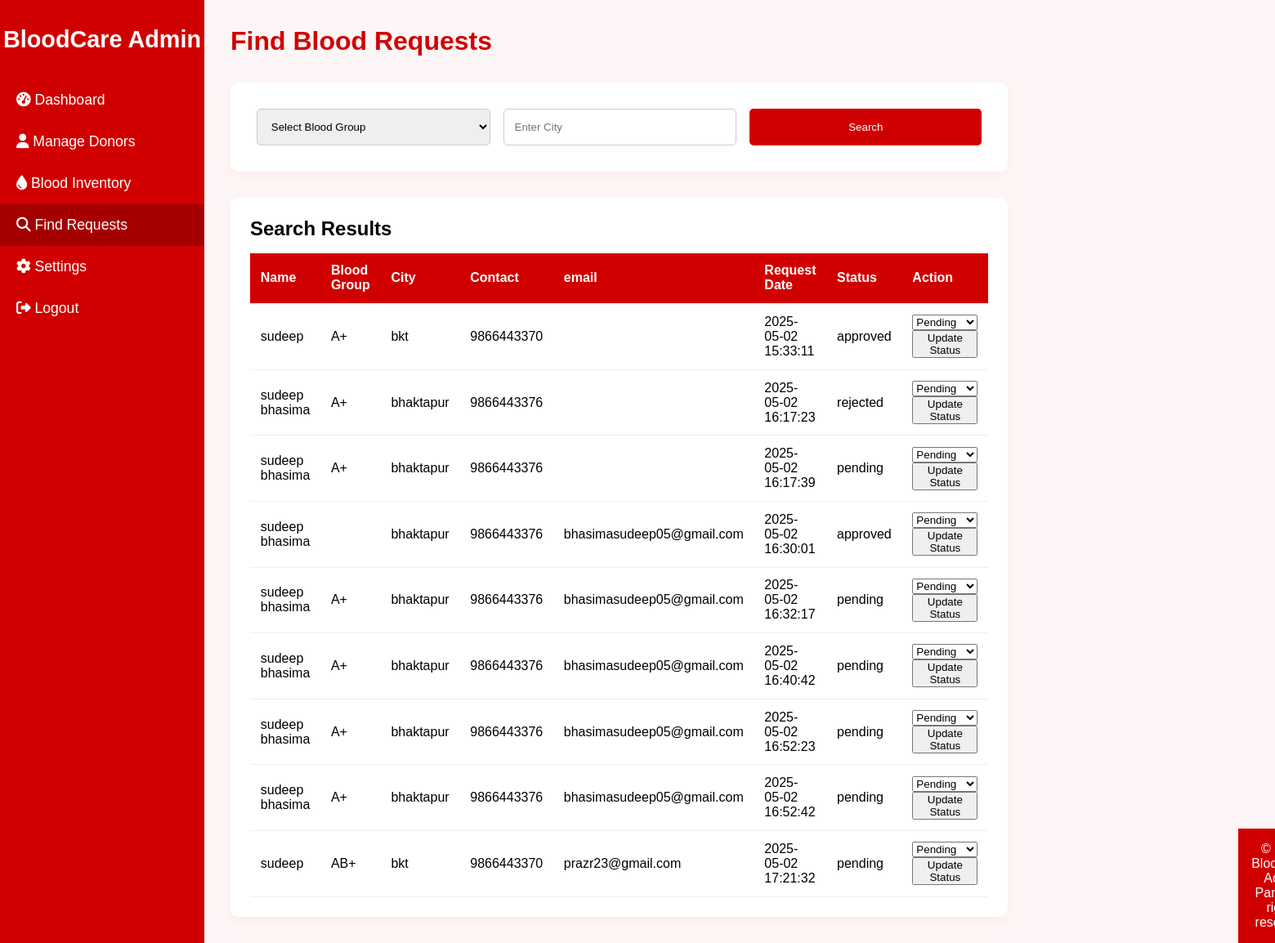
Page /finds_requests.php on the earlier database version.
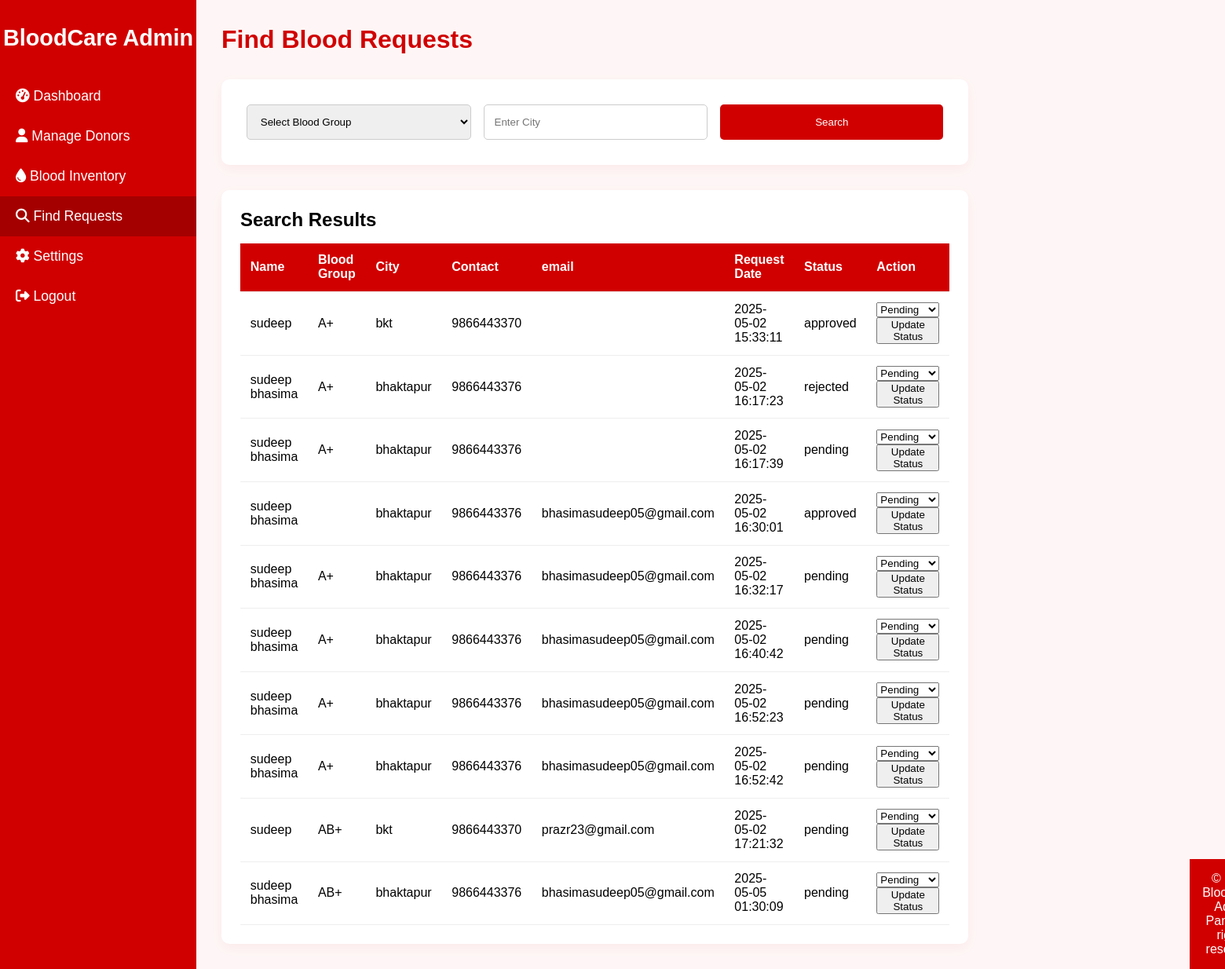
Same page on the later database version.
### tables this page shows
CREATE TABLE `blood_requests` (
  `id` int(11) NOT NULL,
  `blood_group` varchar(5) DEFAULT NULL,
  `units_requested` int(11) DEFAULT NULL,
  `user_id` int(11) DEFAULT NULL,
  `name` varchar(100) DEFAULT NULL,
  `city` varchar(100) DEFAULT NULL,
  `contact` varchar(20) DEFAULT NULL,
  `request_time` timestamp NOT NULL DEFAULT current_timestamp(),
  `status` enum('pending','approved','rejected') DEFAULT 'pending',
  `user_email` varchar(255) DEFAULT NULL
);

### finds_requests.php (the view, shortened to what this page needs)
<?php
include 'connection.php';
$city = isset($_POST['city']) ? trim($_POST['city']) : '';
$query = "SELECT * FROM blood_requests WHERE 1=1";
$stmt = $con->prepare($query);
$stmt->execute();
$result = $stmt->get_result();
?>
<!DOCTYPE html>
<html lang="en">
<head>
    <link rel="stylesheet" href="https://cdnjs.cloudflare.com/ajax/libs/font-awesome/6.4.0/css/all.min.css">
</head>
<body>
    <div class="sidebar">
        <h2>BloodCare Admin</h2>
        <ul>
            <li><a href="admin_dashboard.php"><i class="fas fa-tachometer-alt"></i> Dashboard</a></li>
            <li><a href="#"><i class="fas fa-user"></i> Manage Donors</a></li>
            <li><a href="blood_inventory.php"><i class="fas fa-tint"></i> Blood Inventory</a></li>
            <li class="active"><a href="find_requests.php"><i class="fas fa-search"></i> Find Requests</a></li>
            <li><a href="#"><i class="fas fa-cog"></i> Settings</a></li>
            <li><a href="#"><i class="fas fa-sign-out-alt"></i> Logout</a></li>
        </ul>
    </div>
    <div class="main-content">
        <div class="header">
            <h1>Find Blood Requests</h1>
        </div>
        <div class="search-section">
            <form action="" method="post">
                <select name="blood_group">
                    <option value="">Select Blood Group</option>
                </select>
                <input type="text" name="city" placeholder="Enter City" value="<?= htmlspecialchars($city) ?>">
                <button type="submit">Search</button>
            </form>
        </div>
        <div class="results">
            <h2>Search Results</h2>
            <table>
                <thead>
                    <tr>
                        <th>Name</th>
                        <th>Blood Group</th>
                        <th>City</th>
                        <th>Contact</th>
                        <th>email</th>
                        <th>Request Date</th>
                        <th>Status</th>
                        <th>Action</th>
                    </tr>
                </thead>
                <tbody>
                    <?php if (mysqli_num_rows($result) > 0): ?>
                        <?php while ($row = mysqli_fetch_assoc($result)): ?>
                            <tr>
                                <td><?= htmlspecialchars($row['name']) ?></td>
                                <td><?= htmlspecialchars($row['blood_group']) ?></td>
                                <td><?= htmlspecialchars($row['city']) ?></td>
                                <td><?= htmlspecialchars($row['contact']) ?></td>
                                <td><?= htmlspecialchars($row['user_email']) ?></td>
                                <td><?= htmlspecialchars($row['request_time']) ?></td>
                                <td><?= htmlspecialchars($row['status']) ?></td>
                                <td>
                                    <form action="update_status.php" method="post">
                                        <select name="status">
                                            <option value="Pending" <?= $row['status'] == 'Pending' ? 'selected' : '' ?>>Pending</option>
                                        </select>
                                        <button type="submit">Update Status</button>
                                    </form>
                                </td>
                            </tr>
                        <?php endwhile; ?>
                    <?php else: ?>
                        <tr>
                            <td colspan="7">No requests found.</td>
                        </tr>
                    <?php endif; ?>
                </tbody>
            </table>
        </div>
    </div>
    <footer>
        <p>&copy; 2025 BloodCare Admin Panel. All rights reserved.</p>
    </footer>
</body>
</html>

### finds_requests.php (style rules this page uses)
* { margin: 0; padding: 0; box-sizing: border-box; font-family: 'Poppins', sans-serif; }
body { background: #fef6f6; min-height: 100vh; display: flex; }
.sidebar { width: 250px; background: #d10000; color: #fff; position: fixed; height: 100%; padding-top: 2rem; }
.sidebar h2 { text-align: center; margin-bottom: 2rem; font-size: 1.8rem; }
.sidebar ul { list-style: none; }
.sidebar ul li { padding: 15px 20px; transition: 0.3s; }
.sidebar ul li a { color: #fff; text-decoration: none; font-size: 1.1rem; display: block; }
.sidebar ul li:hover, .sidebar ul li.active { background: #a50000; }
.main-content { margin-left: 250px; padding: 2rem; flex: 1; }
.header { display: flex; justify-content: space-between; align-items: center; margin-bottom: 2rem; }
.header h1 { font-size: 2rem; color: #d10000; }
.search-section { background: white; padding: 2rem; border-radius: 10px; box-shadow: 0 5px 15px rgba(209, 0, 0, 0.05); margin-bottom: 2rem; }
.search-section form { display: flex; flex-wrap: wrap; gap: 1rem; }
.search-section input, .search-section select, .search-section button { padding: 0.8rem; border: 1px solid #ccc; border-radius: 5px; flex: 1; min-width: 200px; }
.search-section button { background: #d10000; color: white; border: none; cursor: pointer; transition: background 0.3s; }
.results { background: white; padding: 1.5rem; border-radius: 10px; box-shadow: 0 5px 15px rgba(209, 0, 0, 0.05); }
table { width: 100%; border-collapse: collapse; margin-top: 1rem; }
table th, table td { padding: 0.8rem; border-bottom: 1px solid #eee; text-align: left; }
table th { background: #d10000; color: white; }
footer { margin-left: 250px; background: #d10000; color: white; text-align: center; padding: 1rem; margin-top: auto; }

Differences in the rows shown:
added blood_requests: name "sudeep bhasima", blood_group "AB+", city "bhaktapur", contact "9866443376", user_email "bhasimasudeep05@gmail.com", request_time "2025-05-05 01:30:09", status "pending"
